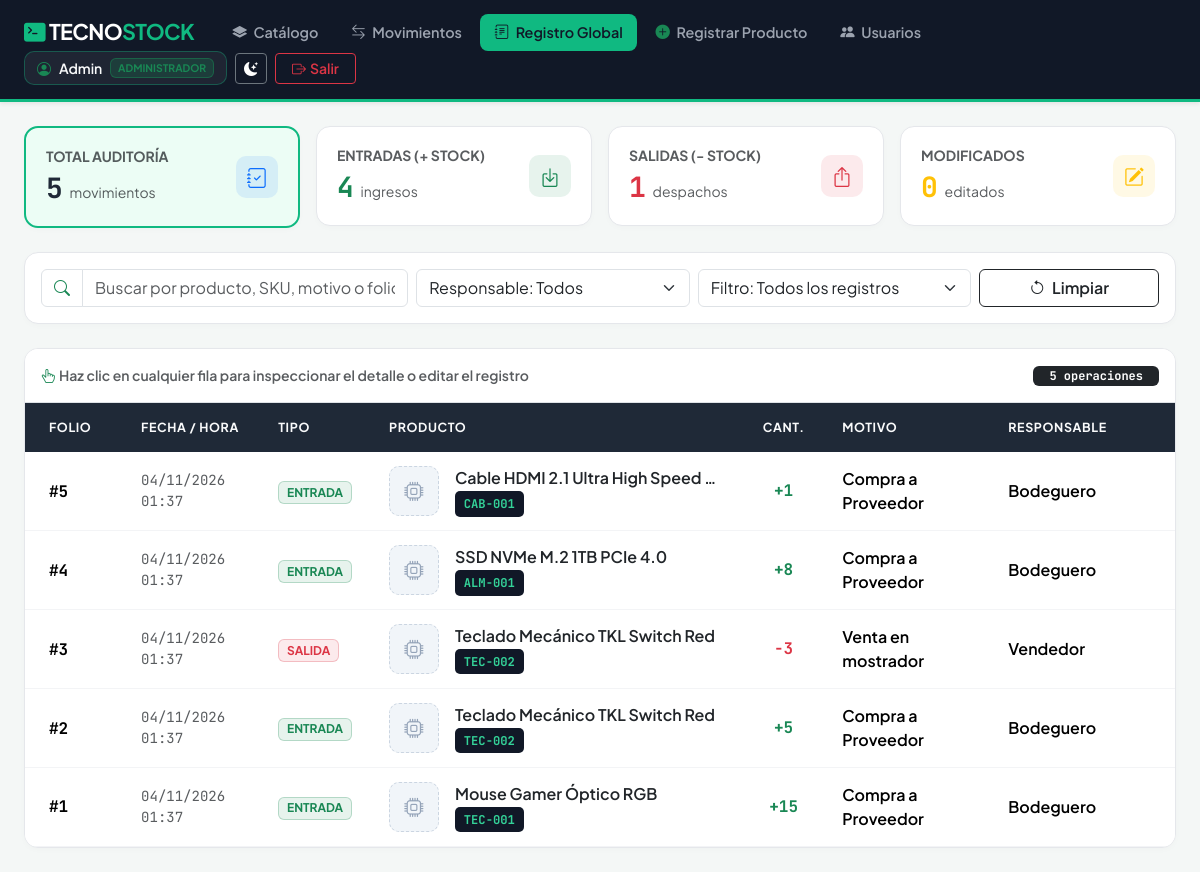
Before: /historial_movimientos.php (signed in) with the older database file.
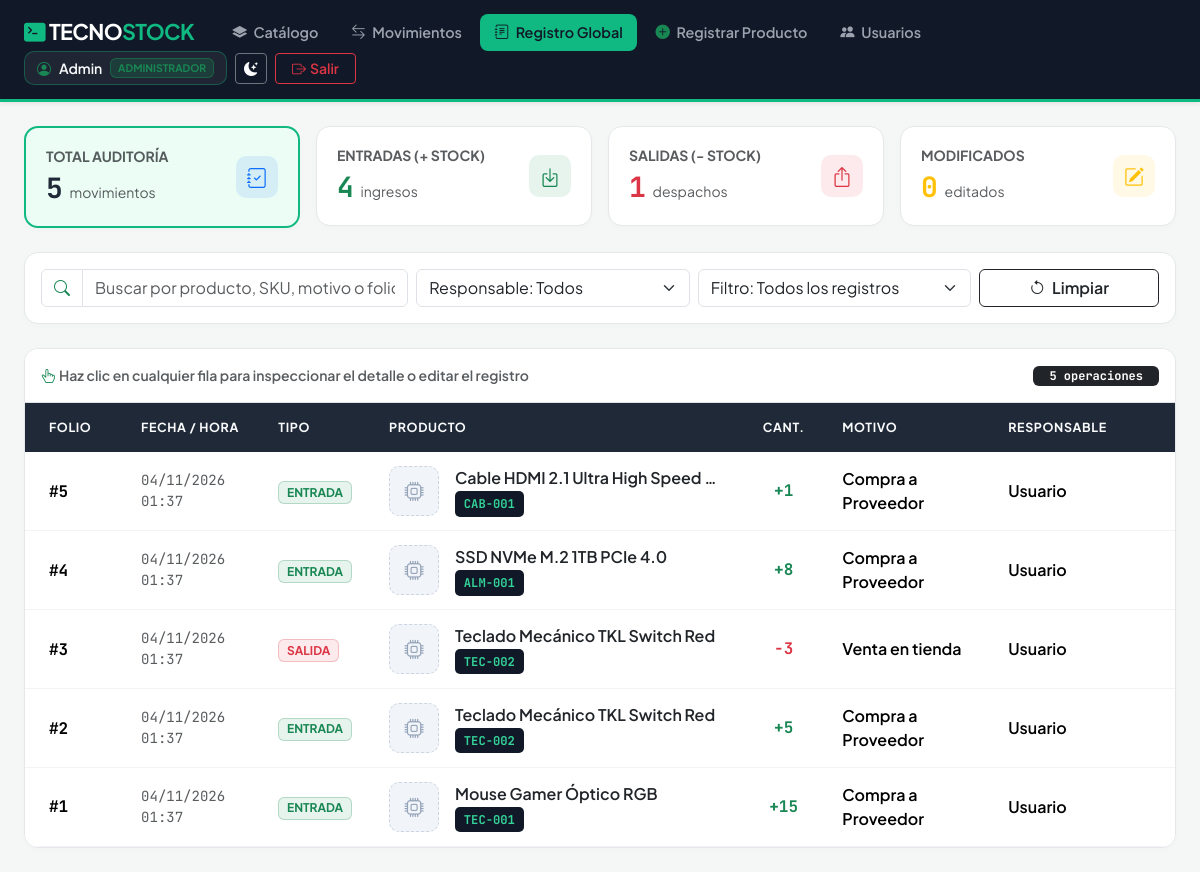
After: the same page with the newer database file.
### tables this page shows
CREATE TABLE movimiento (
    id_movimiento INT AUTO_INCREMENT PRIMARY KEY,
    fecha_hora DATETIME NOT NULL DEFAULT CURRENT_TIMESTAMP,
    tipo TINYINT(1) NOT NULL CHECK (tipo IN (1, 2)),
    motivo VARCHAR(100) NOT NULL,
    cantidad INT NOT NULL CHECK (cantidad > 0),
    observacion VARCHAR(255) DEFAULT NULL,
    editado TINYINT(1) NOT NULL DEFAULT 0,
    fecha_edicion DATETIME DEFAULT NULL,
    id_producto INT NOT NULL,
    id_usuario INT NOT NULL,
    id_proveedor INT DEFAULT NULL,
    CONSTRAINT fk_movimiento_producto FOREIGN KEY (id_producto)
        REFERENCES producto(id_producto)
        ON UPDATE CASCADE
        ON DELETE RESTRICT,
    CONSTRAINT fk_movimiento_usuario FOREIGN KEY (id_usuario)
        REFERENCES usuario(id_usuario)
        ON UPDATE CASCADE
        ON DELETE RESTRICT,
    CONSTRAINT fk_movimiento_proveedor FOREIGN KEY (id_proveedor)
        REFERENCES proveedor(id_proveedor)
        ON UPDATE CASCADE
        ON DELETE RESTRICT
);

CREATE TABLE usuario (
    id_usuario INT AUTO_INCREMENT PRIMARY KEY,
    nombre VARCHAR(100) NOT NULL,
    correo VARCHAR(120) NOT NULL UNIQUE,
    clave VARCHAR(255) NOT NULL,
    rol TINYINT(1) NOT NULL DEFAULT 2 CHECK (rol IN (1, 2)),
    estado TINYINT(1) NOT NULL DEFAULT 1
);

CREATE TABLE producto (
    id_producto INT AUTO_INCREMENT PRIMARY KEY,
    codigo VARCHAR(30) NOT NULL UNIQUE,
    nombre VARCHAR(120) NOT NULL,
    descripcion VARCHAR(255) DEFAULT NULL,
    imagen VARCHAR(255) DEFAULT NULL,
    precio INT NOT NULL CHECK (precio >= 0),
    stock_actual INT NOT NULL DEFAULT 0 CHECK (stock_actual >= 0),
    stock_minimo INT NOT NULL DEFAULT 0 CHECK (stock_minimo >= 0),
    estado TINYINT(1) NOT NULL DEFAULT 1,
    id_categoria INT NOT NULL,
    id_proveedor INT DEFAULT NULL,
    CONSTRAINT fk_producto_categoria FOREIGN KEY (id_categoria)
        REFERENCES categoria(id_categoria)
        ON UPDATE CASCADE
        ON DELETE RESTRICT,
    CONSTRAINT fk_producto_proveedor FOREIGN KEY (id_proveedor)
        REFERENCES proveedor(id_proveedor)
        ON UPDATE CASCADE
        ON DELETE RESTRICT
);

### historial_movimientos.php (the view, shortened to what the changed rows need)
<?php
require_once 'config/conexion.php';
$idUsuario     = (int)$_SESSION['id_usuario'];
$rolUsuario    = (int)$_SESSION['rol'];
$todosMovs = $pdo->query("
    SELECT m.*, p.codigo AS prod_codigo, p.nombre AS prod_nombre, p.imagen AS prod_imagen,
           u.nombre AS usuario_nombre, u.rol AS usuario_rol,
           pr.razon_social AS proveedor_nombre
    FROM movimiento m
    INNER JOIN producto p ON m.id_producto = p.id_producto
    INNER JOIN usuario u ON m.id_usuario = u.id_usuario
    LEFT JOIN proveedor pr ON m.id_proveedor = pr.id_proveedor
    ORDER BY m.fecha_hora DESC, m.id_movimiento DESC
")->fetchAll();
?>
<!DOCTYPE html>
<html lang="es">
<head>
    <link href="https://cdn.jsdelivr.net/npm/bootstrap@5.3.3/dist/css/bootstrap.min.css" rel="stylesheet">
    <link href="https://cdn.jsdelivr.net/npm/bootstrap-icons@1.11.3/font/bootstrap-icons.min.css" rel="stylesheet">
    <link href="assets/theme.css" rel="stylesheet">
</head>
<body>
<main class="container-fluid px-4 py-4" style="max-width: 1420px;">
    <div class="panel-card">
        <div class="table-responsive">
            <table class="table table-hover align-middle mb-0">
                <thead>
                    <tr>
                        <th class="ps-4" style="width: 115px;">Folio</th>
                        <th style="width: 155px;">Fecha / Hora</th>
                        <th style="width: 115px;">Tipo</th>
                        <th>Producto</th>
                        <th class="text-center" style="width: 95px;">Cant.</th>
                        <th style="width: 210px;">Motivo</th>
                        <th class="pe-4" style="width: 220px;">Responsable</th>
                    </tr>
                </thead>
                <tbody id="tbodyMovimientos">
                    <?php if (empty($todosMovs)): ?>
                        <tr>
                            <td colspan="7" class="text-center py-5 text-muted">
                                <i class="bi bi-journal-x fs-1 d-block mb-2 opacity-50"></i>
                                No existen movimientos registrados en el sistema.
                            </td>
                        </tr>
                    <?php else: ?>
                        <?php foreach ($todosMovs as $m): ?>
                            <?php
                                $esMio = ((int)$m['id_usuario'] === $idUsuario);
                                $puedeEditar = ($esMio || $rolUsuario === 1);
                                $infoMov = htmlspecialchars(json_encode([
                                    "id"            => (int)$m["id_movimiento"],
                                    "fecha"         => date("d/m/Y H:i", strtotime($m["fecha_hora"])),
                                    "tipo"          => (int)$m["tipo"],
                                    "codigo"        => $m["prod_codigo"],
                                    "producto"      => $m["prod_nombre"],
                                    "imagen"        => $m["prod_imagen"] ?? "",
                                    "cantidad"      => (int)$m["cantidad"],
                                    "motivo"        => $m["motivo"],
                                    "obs"           => $m["observacion"] ?? "Sin observaciones",
                                    "proveedor"     => $m["proveedor_nombre"] ?? "No aplica",
                                    "usuario"       => $m["usuario_nombre"],
                                    "es_mio"        => $puedeEditar,
                                    "editado"       => (int)$m["editado"],
                                    "fecha_edicion" => $m["fecha_edicion"] ? date("d/m/Y H:i", strtotime($m["fecha_edicion"])) : ""
                                ], JSON_UNESCAPED_UNICODE | JSON_UNESCAPED_SLASHES), ENT_QUOTES, 'UTF-8');
                            ?>
                            <tr class="fila-clicable fila-movimiento"
                                data-folio="<?= (int)$m['id_movimiento'] ?>"
                                data-codigo="<?= htmlspecialchars(mb_strtolower($m['prod_codigo'])) ?>"
                                data-producto="<?= htmlspecialchars(mb_strtolower($m['prod_nombre'])) ?>"
                                data-motivo="<?= htmlspecialchars(mb_strtolower($m['motivo'])) ?>"
                                data-usuario="<?= (int)$m['id_usuario'] ?>"
                                data-tipo="<?= (int)$m['tipo'] ?>"
                                data-editado="<?= (int)$m['editado'] ?>"
                                data-mov="<?= $infoMov ?>"
                                onclick="abrirDetalleDesdeFila(this)">
                                <td class="ps-4">
                                    <span class="fw-bold mono">#<?= $m['id_movimiento'] ?></span>
                                </td>
                                <td class="mono small text-muted"><?= date('d/m/Y H:i', strtotime($m['fecha_hora'])) ?></td>
                                <td>
                                    <?php if ((int)$m['tipo'] === 1): ?>
                                        <span class="badge bg-success bg-opacity-10 text-success border border-success border-opacity-25">ENTRADA</span>
                                    <?php else: ?>
                                        <span class="badge bg-danger bg-opacity-10 text-danger border border-danger border-opacity-25">SALIDA</span>
                                    <?php endif; ?>
                                </td>
                                <td>
                                    <div class="d-flex align-items-center gap-3">
                                        <?php if (!empty($m['prod_imagen'])): ?>
                                            <img src="<?= htmlspecialchars($m['prod_imagen']) ?>" alt="<?= htmlspecialchars($m['prod_nombre']) ?>" class="prod-thumb"
                                                 onerror="this.outerHTML='<div class=\'prod-thumb-placeholder\'><i class=\'bi bi-cpu\'></i></div>';">
                                        <?php else: ?>
                                            <div class="prod-thumb-placeholder"><i class="bi bi-cpu"></i></div>
                                        <?php endif; ?>
                                        <div class="min-w-0">
                                            <div class="fw-semibold text-dark text-truncate" style="max-width: 270px;">
                                                <?= htmlspecialchars($m['prod_nombre']) ?>
                                            </div>
                                            <span class="sku-tag mono"><?= htmlspecialchars($m['prod_codigo']) ?></span>
                                        </div>
                                    </div>
                                </td>
                                <td class="text-center fw-bold fs-6 mono <?= (int)$m['tipo'] === 1 ? 'text-success' : 'text-danger' ?>">
                                    <?= (int)$m['tipo'] === 1 ? '+' : '-' ?><?= $m['cantidad'] ?>
                                </td>
                                <td class="fw-semibold"><?= htmlspecialchars($m['motivo']) ?></td>
                                <td class="pe-4">
                                    <span class="fw-semibold"><?= htmlspecialchars($m['usuario_nombre']) ?></span>
                                </td>
                            </tr>
                        <?php endforeach; ?>
                    <?php endif; ?>
                </tbody>
            </table>
        </div>
    </div>
</main>
</body>
</html>

Changed rows visible on the page:
changed through a linked row, movimiento "Cable HDMI 2.1 Ultra High Speed…": id_usuario.nombre "Bodeguero" → "Usuario"
changed through a linked row, movimiento "SSD NVMe M.2 1TB PCIe 4.0": id_usuario.nombre "Bodeguero" → "Usuario"
changed movimiento id 3: motivo "Venta en mostrador" → "Venta en tienda"; id_usuario.nombre "Vendedor" → "Usuario"
changed through a linked row, movimiento id 2: id_usuario.nombre "Bodeguero" → "Usuario"
changed through a linked row, movimiento "Mouse Gamer Óptico RGB": id_usuario.nombre "Bodeguero" → "Usuario"
